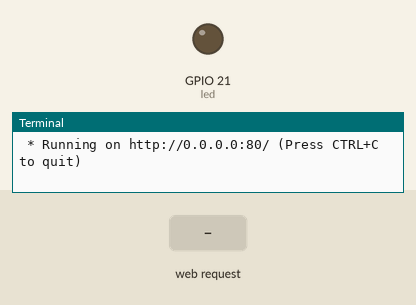
A program run on a simulated Raspberry Pi (BCM pin numbers). Shown: output pins drawn as LEDs (lit = HIGH), the last lines printed to the terminal. Inputs (shaded band) come from the test bench. The clock reads 2024-03-15 10:24:30 at power-on unless the program sets it.

Above: at 1.2 s.
1.3 s: HTTP request for /on received
At 2.6 s:
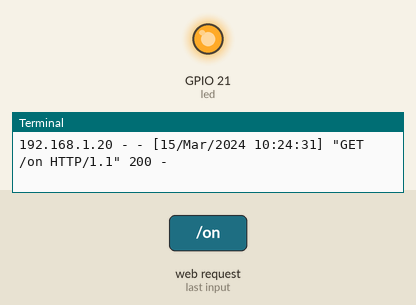
4.3 s: HTTP request for /off received
At 4.9 s:
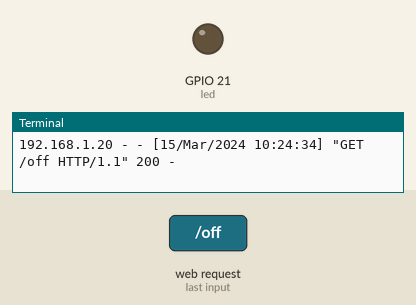
Timing chart, 0 to 7.3 s (numbered marks = the images above; inputs shaded):
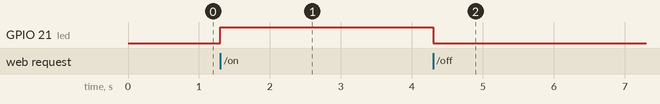

The program:

web-led.py
```python
# Turn on/off led thru web

#Server file

import RPi.GPIO as GPIO
from flask import Flask, render_template

GPIO.setmode(GPIO.BCM)

led = 21
sleepTime = 1

GPIO.setup(led, GPIO.OUT)
GPIO.output(led, False)

app = Flask(__name__)

@app.route("/")
def greeting():
    return render_template("index.html")

@app.route("/on")
def on():
    GPIO.output(led, True)
    return render_template("on.html") # must have templates folder to contain html files

@app.route("/off")
def off():
    GPIO.output(led, False)
    return render_template("off.html")

if __name__ == "__main__":
    app.run(host="0.0.0.0", port=80, debug=True)
```

Measured:
- after the input at 1.3 s, GPIO 21 (led): LOW → HIGH at once
- after the input at 4.3 s, GPIO 21 (led): HIGH → LOW at once
